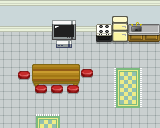

A level layout from a 2D game, rendered from its tile map. Below: a short description, then the map file with tile-grid data replaced by summaries:
An orthogonal 10x8 tile map with 16x16 px tiles, 4 tile layers (Tile Layer 2, Tile Layer 3, Tile Layer 4, Above player), 8 tilesets and 11 objects (8x event, 3x collision).

<map version="1.5" tiledversion="1.7.0" orientation="orthogonal" renderorder="right-down" compressionlevel="0" width="10" height="8" tilewidth="16" tileheight="16" infinite="0" nextlayerid="8" nextobjectid="71">
 <tileset firstgid="1" name="floors and walls" tilewidth="16" tileheight="16" tilecount="88" columns="11">
  <image source="../../gfx/tilesets/floorsandwalls.png" width="176" height="128" />
 </tileset>
 <tileset firstgid="89" name="furniture" tilewidth="16" tileheight="16" tilecount="72" columns="12">
  <image source="../../gfx/tilesets/furniture.png" width="192" height="96" />
 </tileset>
 <tileset firstgid="161" name="stairs" tilewidth="16" tileheight="16" tilecount="24" columns="8">
  <image source="../../gfx/tilesets/stairs.png" width="128" height="48" />
 </tileset>
 <tileset firstgid="185" name="electronics" tilewidth="16" tileheight="16" tilecount="16" columns="4">
  <image source="../../gfx/tilesets/electronics.png" width="64" height="64" />
 </tileset>
 <tileset firstgid="201" name="kitchen" tilewidth="16" tileheight="16" tilecount="16" columns="4">
  <image source="../../gfx/tilesets/kitchen.png" width="64" height="64" />
 </tileset>
 <tileset firstgid="217" name="plants" tilewidth="16" tileheight="16" tilecount="2" columns="1">
  <image source="../../gfx/tilesets/plants.png" width="16" height="32" />
 </tileset>
 <tileset firstgid="219" name="Set_Pieces_by_Kelvin_Shadewing" tilewidth="16" tileheight="16" tilecount="1440" columns="45">
  <image source="../../gfx/tilesets/Set_Pieces_by_Kelvin_Shadewing.png" width="720" height="512" />
 </tileset>
 <tileset firstgid="1659" name="Interior_Tiles_by_ArMM1998" tilewidth="16" tileheight="16" tilecount="1000" columns="40">
  <image source="../../gfx/tilesets/Interior_Tiles_by_ArMM1998.png" width="640" height="400" />
 </tileset>
 <layer id="2" name="Tile Layer 2" width="10" height="8">
  <data>[80 cells, 80 non-empty, 3 distinct tile ids]</data>
 </layer>
 <layer id="3" name="Tile Layer 3" width="10" height="8">
  <data>[80 cells, 28 non-empty, 28 distinct tile ids]</data>
 </layer>
 <layer id="7" name="Tile Layer 4" width="10" height="8">
  <data>[80 cells, 3 non-empty, 1 distinct tile ids]</data>
 </layer>
 <layer id="4" name="Above player" width="10" height="8">
  <data>[80 cells, 0 non-empty, 0 distinct tile ids]</data>
 </layer>
 <objectgroup color="#ff0000" id="5" name="Collision">
  <object id="60" type="collision" x="0" y="0" width="160" height="32" />
  <object id="61" type="collision" x="32" y="64" width="48" height="16" />
  <object id="70" type="collision" x="48" y="32" width="32" height="16" />
 </objectgroup>
 <objectgroup color="#ffff00" id="6" name="Events">
  <object id="59" name="Go outside" type="event" x="32" y="112" width="32" height="16">
   <properties>
    <property name="act1" value="transition_teleport spyder_leather_town.tmx,30,28,0.3" />
    <property name="cond1" value="is player_at" />
    <property name="cond2" value="is player_facing down" />
   </properties>
  </object>
  <object id="63" name="TV" type="event" x="48" y="32" width="32" height="16">
   <properties>
    <property name="act1" value="translated_dialog spyder_leatherhouse2_tv" />
    <property name="cond1" value="is player_facing_tile" />
    <property name="cond2" value="is button_pressed K_RETURN" />
   </properties>
  </object>
  <object id="64" name="Create Scientist" type="event" x="96" y="96" width="16" height="16">
   <properties>
    <property name="act1" value="create_npc spyder_scientist,6,6" />
    <property name="cond1" value="not npc_exists spyder_scientist" />
   </properties>
  </object>
  <object id="65" name="Talk Scientist" type="event" x="96" y="80" width="16" height="16">
   <properties>
    <property name="act1" value="translated_dialog spyder_leatherhouse2_scientist" />
    <property name="behav1" value="talk spyder_scientist" />
   </properties>
  </object>
  <object id="66" name="Create Miner" type="event" x="0" y="64" width="16" height="16">
   <properties>
    <property name="act1" value="create_npc spyder_miner,0,4" />
    <property name="cond1" value="not npc_exists spyder_miner" />
   </properties>
  </object>
  <object id="67" name="Talk Miner" type="event" x="0" y="48" width="16" height="16">
   <properties>
    <property name="act1" value="translated_dialog spyder_leatherhouse2_miner" />
    <property name="behav1" value="talk spyder_miner" />
   </properties>
  </object>
  <object id="68" name="Create Snugglepot" type="event" x="144" y="64" width="16" height="16">
   <properties>
    <property name="act1" value="create_npc spyder_snugglepot,9,4" />
    <property name="cond1" value="not npc_exists spyder_snugglepot" />
   </properties>
  </object>
  <object id="69" name="Talk Snugglepot" type="event" x="144" y="48" width="16" height="16">
   <properties>
    <property name="act1" value="translated_dialog spyder_leatherhouse2_snugglepot" />
    <property name="behav1" value="talk spyder_snugglepot" />
   </properties>
  </object>
 </objectgroup>
</map>
